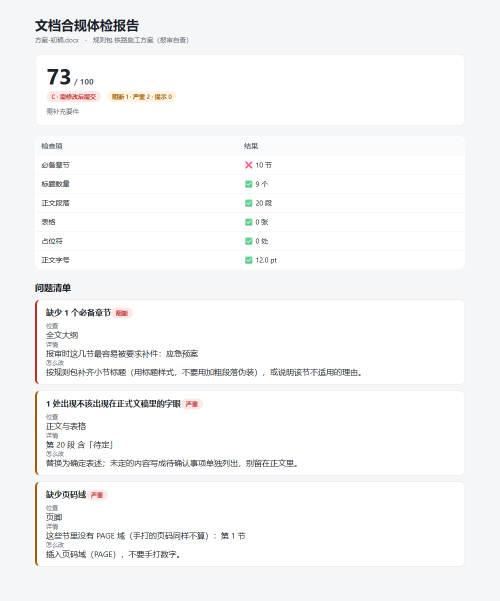
#> input picture submission/assets/review-draft.png, 1000 x 1201 px (shown at 1/2 size)
$ python -i capture_notebook.py   (imports and definitions only)
#> lines starting #> are read from the running program, lines starting #| are printed output that depends on the picture
#> further down, picture is the input picture: PIL image 1000x1201 RGB; mean R, G, B 247.1, 247.2, 247.8
"""Capture a scrollable editor window into stitched screenshots (Windows).

Two modes:

    # list top-level windows, find the exact title to pass
    python capture_notebook.py --list-windows --filter ipynb

    # capture: focus the window, scroll from top to bottom, save frames
    python capture_notebook.py --title "test-1.ipynb" --out _cap/test1 \
        --crop-top 70 --crop-bottom 34 --step 2

    # stitch already-captured frames (also runs automatically after capture)
    python capture_notebook.py --stitch _cap/test1 -o c1_tall.png

Design notes that matter (see references/screenshot-evidence.md):

* Real foreground is required: Chromium ignores posted WM_MOUSEWHEEL, so this
  script moves the cursor and emits real wheel events.
* Wheel delta is POSITIVE for scrolling up, NEGATIVE for scrolling down.
* DPI awareness must be set before any window API call, otherwise window
  rectangles come back in scaled logical pixels and the crops are blurry.
* Frames are cropped to the scrolling area (fixed chrome removed) so the
  stitched image does not repeat the tab bar.

Verified on: Windows 10, VS Code 1.9x + Jupyter, 150% scaling, 2560x1600.
crop-top / crop-bottom are DPI-dependent: always check the preview.
"""

from __future__ import annotations

import argparse
import hashlib
import sys
import time
from pathlib import Path

from PIL import Image, ImageGrab

MOUSEEVENTF_WHEEL = 0x0800
MOUSEEVENTF_LEFTDOWN = 0x0002
MOUSEEVENTF_LEFTUP = 0x0004
MOUSEEVENTF_WHEEL_DELTA = 120
SW_MAXIMIZE = 3


# [84 lines left out: functions _u32, dpi_aware, list_windows, find_window, focus, not called in this run]


def wheel(notches: int) -> None:
    """Positive = scroll up (content moves down), negative = scroll down."""
    _u32().mouse_event(MOUSEEVENTF_WHEEL, 0, 0, MOUSEEVENTF_WHEEL_DELTA * notches, 0)


# [10 lines left out: function scroll_to_top, not called in this run]


def _screen_hash() -> str:
    img = ImageGrab.grab()
    return hashlib.md5(img.tobytes()).hexdigest()


# [15 lines left out: function grab, not called in this run]


def _gray(img: Image.Image, div: int = 4) -> Image.Image:
    return img.convert("L").resize(
        (max(1, img.width // div), max(1, img.height // div)), Image.BOX)


def _edge(img: Image.Image, div: int = 4) -> Image.Image:
    """Edge view: suppresses smooth gradients that make blank bands self-similar."""
#> called with div = 4
    from PIL import ImageFilter

    g = img.convert("L").filter(ImageFilter.FIND_EDGES)
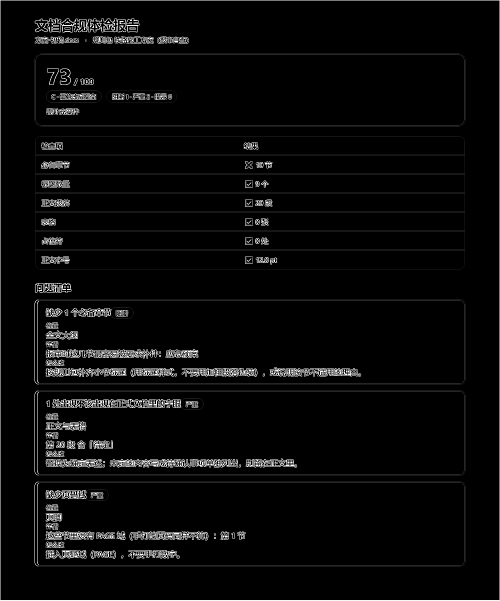
#> g: PIL image 1000x1201 L (shown at 1/2 size); min 0, max 255, mean 9.3
    return g.resize((max(1, g.width // div), max(1, g.height // div)), Image.BOX)
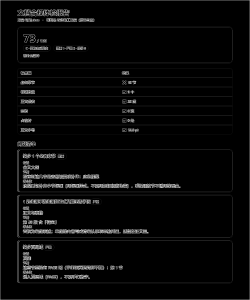
#> returned value: PIL image 250x300 L; min 0, max 207, mean 9.3


# [216 lines left out: functions _mad, _scan, estimate_offset, stitch, preview, capture and 1 more, not called in this run]


# [2 lines not run here, left out]

>>> from PIL import Image
>>> picture = Image.open('../submission/assets/review-draft.png')
>>> result = _edge(picture)
